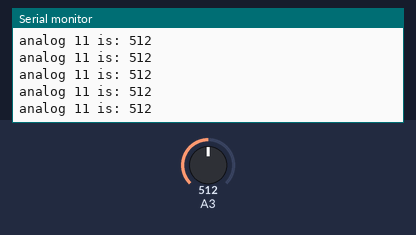
Recording of a sketch running on a simulated Arduino Uno, built with avr-gcc and run on an emulated ATmega328P. On the bench: the last lines printed to the serial monitor. The test bench sets the inputs (shaded band); at power-on: A3 = 512.

Above: at 1.2 s.
1.3 s: A3 set to 716
At 1.68 s:
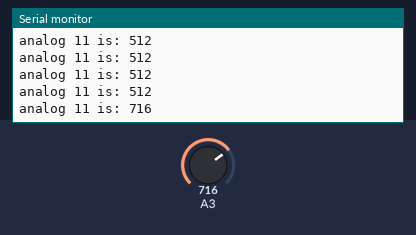
2.8 s: A3 set to 900
At 2.94 s:
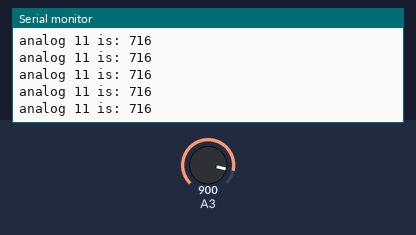
Timing chart, 0 to 5.8 s (numbered marks = the images above; inputs shaded):
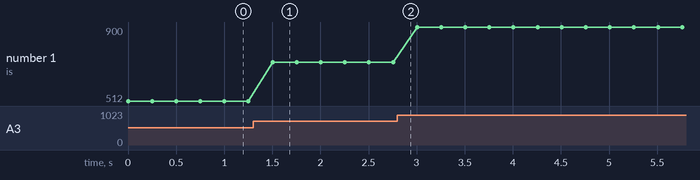

The sketch:

test_analog_in.ino
```cpp
void setup()
{
  Serial.begin(38400);
}

int val;

void loop()
{
  val = analogRead(11);
  Serial.print("analog 11 is: ");
  Serial.println(val);
  delay(250);
}
```

Measured:
- after the input at 1.3 s, the serial monitor: prints a new line after 0.20 s (image 1)
- plotted number 1: 512 → 716 after the input at 1.3 s, 716 → 900 after the input at 2.8 s
